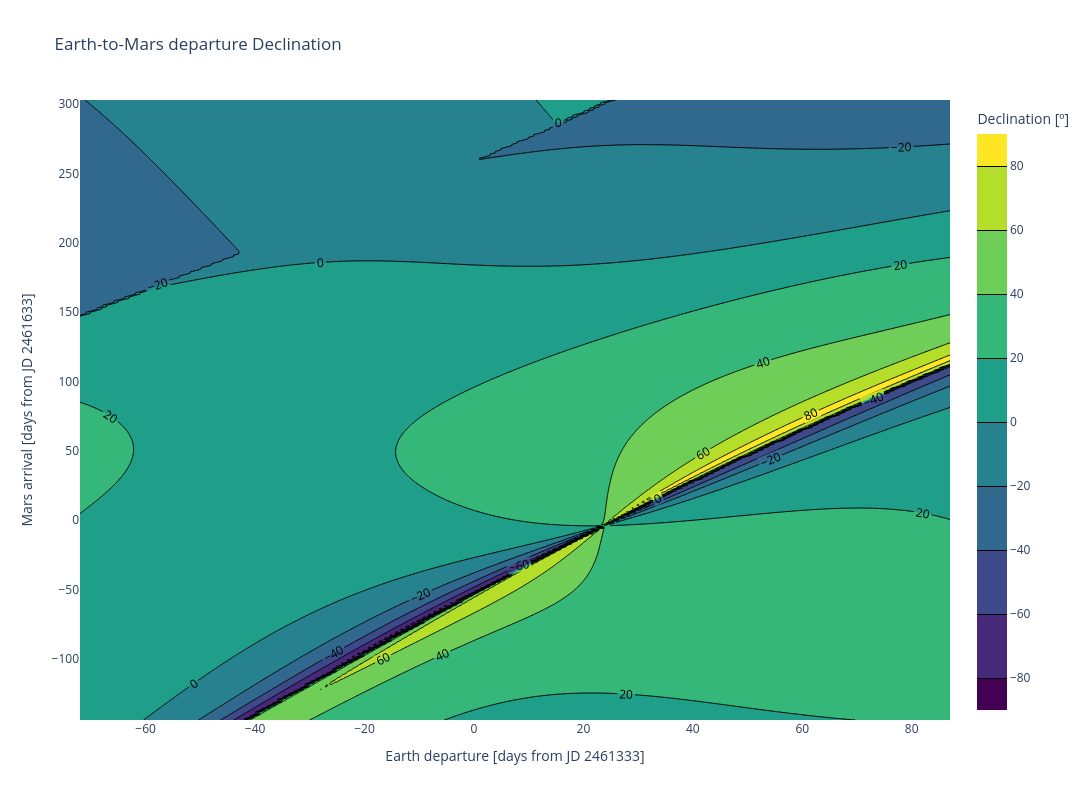

Notebook code cell kept with this figure:
### Markdown cell above
### Part d

### Code cell
fig = go.Figure(go.Contour(
    x=t_dep_jd - T_DEP_NOMINAL_JD,
    y=t_arr_jd - T_ARR_NOMINAL_JD,
    z=dla_grid.T,
    contours={"size": 10, "coloring": "fill", "showlabels": True},
    line={"width": 1, "smoothing": 0},
    colorscale="Viridis",
    # zmin=0, zmax=360,
    connectgaps=False,
    colorbar={"title": "Declination [º]"},
    hovertemplate="Departure offset: %{x} days<br>Arrival offset: %{y} days<br>DLA: %{z:.2f}º<extra></extra>",
))
fig.update_layout(
    title="Earth-to-Mars departure Declination",
    xaxis_title=f"Earth departure [days from JD {T_DEP_NOMINAL_JD}]",
    yaxis_title=f"Mars arrival [days from JD {T_ARR_NOMINAL_JD}]",
    width=1200, height=800,
)
fig.show()
fig.write_image("plots_temp/earth-to-mars-dla.png", width=2000, height=1200, scale=2)

### Figure 1 — Plotly figure (JSON) as saved in the notebook; plotly's stock layout.template omitted (floating-point values rounded to 4 significant figures; data arrays with more than 128 entries replaced by an {"elided": "..."} marker saying what was removed)
{"data": [{"colorbar": {"title": {"text": "Declination [º]"}}, "colorscale": [[0, "#440154"], [0.1111, "#482878"], [0.2222, "#3e4989"], [0.3333, "#31688e"], [0.4444, "#26828e"], [0.5556, "#1f9e89"], [0.6667, "#35b779"], [0.7778, "#6ece58"], [0.8889, "#b5de2b"], [1, "#fde725"]], "connectgaps": false, "contours": {"coloring": "fill", "showlabels": true, "size": 10}, "hovertemplate": "Departure offset: %{x} days<br>Arrival offset: %{y} days<br>DLA: %{z:.2f}º<extra></extra>", "line": {"smoothing": 0, "width": 1}, "type": "contour", "x": {"elided": "160 int values"}, "y": {"elided": "448 int values"}, "z": {"elided": "448x160 float values"}}], "layout": {"height": 800, "title": {"text": "Earth-to-Mars departure Declination"}, "width": 1200, "xaxis": {"title": {"text": "Earth departure [days from JD 2461333]"}}, "yaxis": {"title": {"text": "Mars arrival [days from JD 2461633]"}}}}
